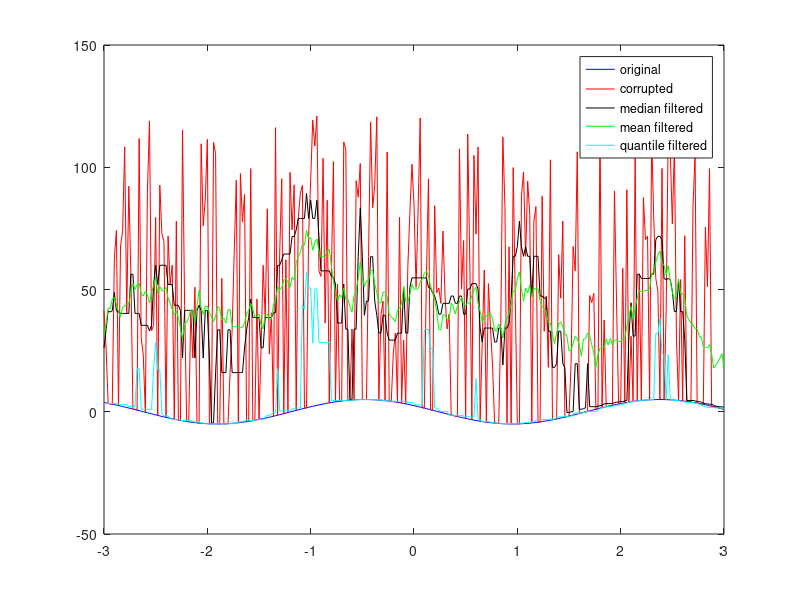

Write MATLAB code to recreate this figure.
clear;
clc;

x = -3:0.02:3;
y = (5*cos(2.2*x+pi/3));
n = length(y);

cm = ceil(0.6*n); % number of corrupted indices

rand_indices = randperm(n);
rand_indices = rand_indices(1:cm);
z = y;

%z(rand_indices) = z(rand_indices) + 5*rand(1,40)+5;
z(rand_indices) = z(rand_indices) + 100*rand(1,cm)+20;

w = z;
w2 = z;
for i=1:n
    neigh_indices = max([1,i-8]):min([n,i+8]);
    w(i) = median(z(neigh_indices));    
    w2(i) = mean(z(neigh_indices));
    w3(i) = quantile(z(neigh_indices),0.25);
end

plot(x,y,'b',x,z,'r',x,w,'k',x,w2,'g',x,w3,'c');
legend('original','corrupted','median filtered','mean filtered','quantile filtered');
fprintf ('\nMSE with median = %f, with mean = %f, with quantile = %f',mean((w-y).^2)/mean(y.^2),mean((w2-y).^2/mean(y.^2)),mean((w3-y).^2/mean(y.^2)));
